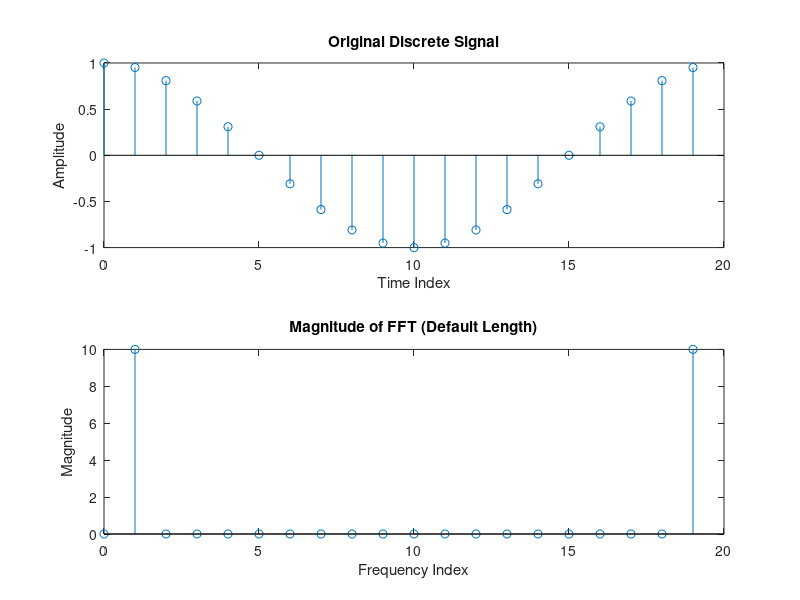
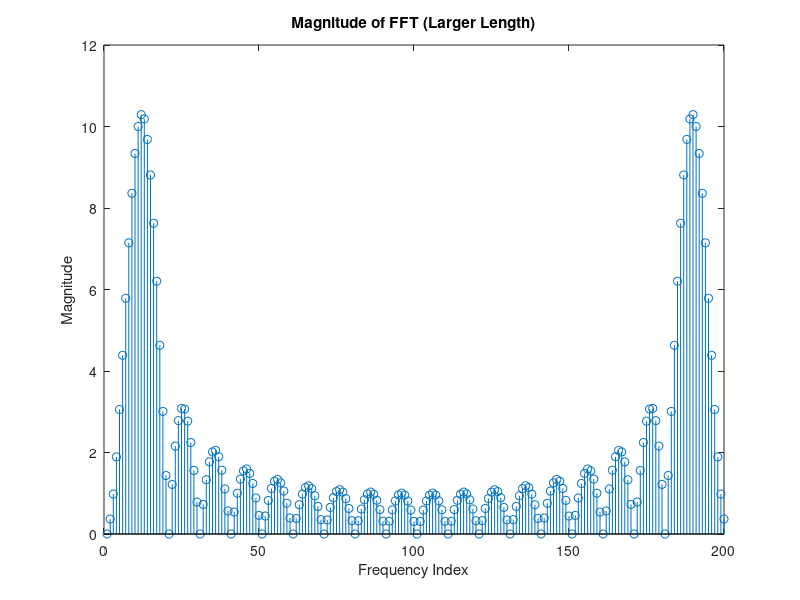
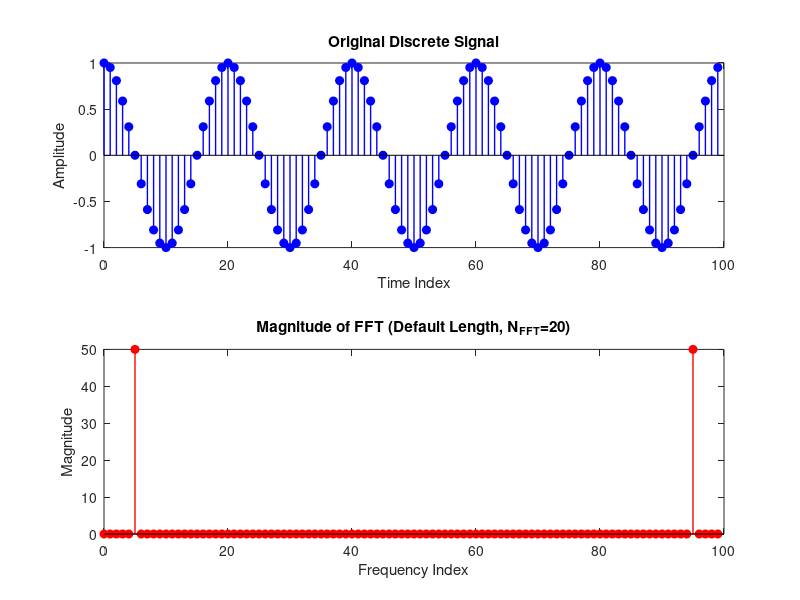

These charts were generated, in order, by the following MATLAB code:
clc;
clear all;
close all;

% a.
N = 100;
n = 0:1:19;
a = cos(2 * pi * n * 5 / N);

figure;
subplot(2, 1, 1);
stem(n, a);
title('Original Discrete Signal');
xlabel('Time Index');
ylabel('Amplitude');

b = fft(a);
subplot(2, 1, 2);
stem(n, abs(b));
xlim([min(n) max(n) + 1]);
title('Magnitude of FFT (Default Length)');
xlabel('Frequency Index');
ylabel('Magnitude');

% b.
c = fft(a, 200);
figure;
stem(abs(c));
title('Magnitude of FFT (Larger Length)');
xlabel('Frequency Index');
ylabel('Magnitude');

% c.
n = 0:1:99;
a = cos(2 * pi * n * 5 / N);

figure;
subplot(2, 1, 1);
stem(n, a, 'blue', 'LineWidth', 1, 'MarkerFaceColor', 'b');
title('Original Discrete Signal');
xlabel('Time Index');
ylabel('Amplitude');

b = fft(a);
subplot(2, 1, 2);
stem(n, abs(b), 'red', 'LineWidth', 1, 'MarkerFaceColor', 'r');
xlim([min(n) max(n) + 1]);
title('Magnitude of FFT (Default Length, N_F_F_T=20)');
xlabel('Frequency Index');
ylabel('Magnitude');
